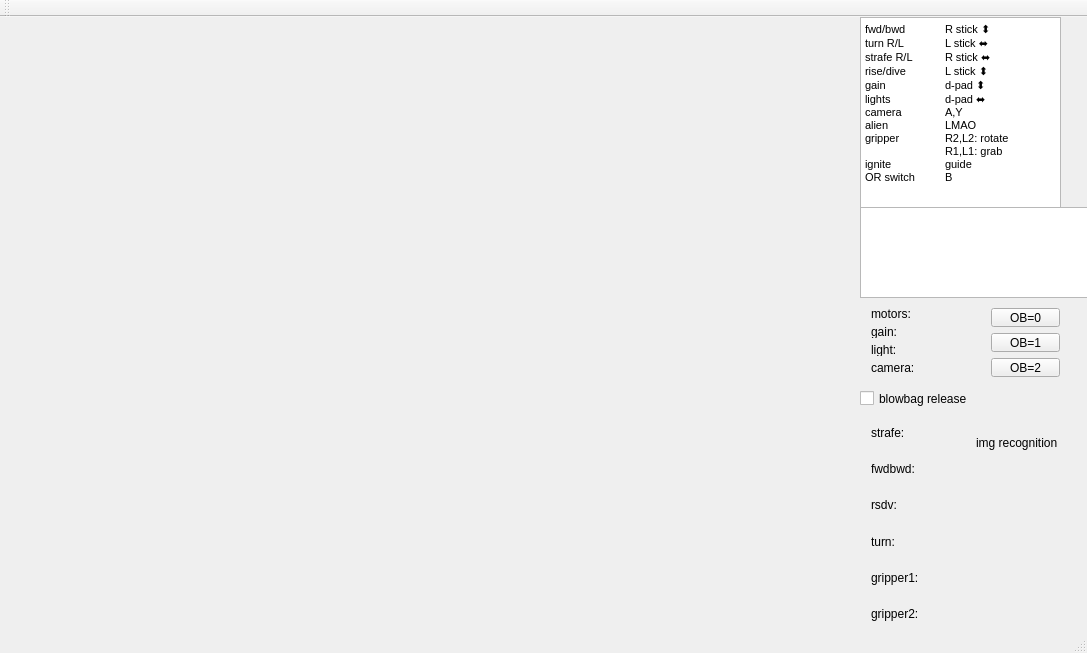
<?xml version="1.0" encoding="UTF-8"?>
<ui version="4.0">
 <class>MainWindow</class>
 <widget class="QMainWindow" name="MainWindow">
  <property name="geometry">
   <rect>
    <x>0</x>
    <y>0</y>
    <width>1087</width>
    <height>653</height>
   </rect>
  </property>
  <property name="windowTitle">
   <string>Graund Statue</string>
  </property>
  <widget class="QWidget" name="centralWidget">
   <widget class="QWidget" name="verticalLayoutWidget">
    <property name="geometry">
     <rect>
      <x>20</x>
      <y>0</y>
      <width>831</width>
      <height>731</height>
     </rect>
    </property>
    <layout class="QGridLayout" name="videoLayout">
     <property name="spacing">
      <number>2</number>
     </property>
    </layout>
   </widget>
   <widget class="QTextBrowser" name="controlsBrowser">
    <property name="geometry">
     <rect>
      <x>860</x>
      <y>0</y>
      <width>201</width>
      <height>191</height>
     </rect>
    </property>
    <property name="html">
     <string>&lt;!DOCTYPE HTML PUBLIC &quot;-//W3C//DTD HTML 4.0//EN&quot; &quot;http://www.w3.org/TR/REC-html40/strict.dtd&quot;&gt;
&lt;html&gt;&lt;head&gt;&lt;meta name=&quot;qrichtext&quot; content=&quot;1&quot; /&gt;&lt;style type=&quot;text/css&quot;&gt;
p, li { white-space: pre-wrap; }
&lt;/style&gt;&lt;/head&gt;&lt;body style=&quot; font-family:'Ubuntu'; font-size:11pt; font-weight:400; font-style:normal;&quot;&gt;
&lt;p style=&quot; margin-top:0px; margin-bottom:0px; margin-left:0px; margin-right:0px; -qt-block-indent:0; text-indent:0px;&quot;&gt;&lt;span style=&quot; font-size:8pt;&quot;&gt;fwd/bwd	R stick ⬍&lt;/span&gt;&lt;/p&gt;
&lt;p style=&quot; margin-top:0px; margin-bottom:0px; margin-left:0px; margin-right:0px; -qt-block-indent:0; text-indent:0px;&quot;&gt;&lt;span style=&quot; font-size:8pt;&quot;&gt;turn R/L	L stick ⬌&lt;/span&gt;&lt;/p&gt;
&lt;p style=&quot; margin-top:0px; margin-bottom:0px; margin-left:0px; margin-right:0px; -qt-block-indent:0; text-indent:0px;&quot;&gt;&lt;span style=&quot; font-size:8pt;&quot;&gt;strafe R/L	R stick ⬌&lt;/span&gt;&lt;/p&gt;
&lt;p style=&quot; margin-top:0px; margin-bottom:0px; margin-left:0px; margin-right:0px; -qt-block-indent:0; text-indent:0px;&quot;&gt;&lt;span style=&quot; font-size:8pt;&quot;&gt;rise/dive	L stick ⬍&lt;/span&gt;&lt;/p&gt;
&lt;p style=&quot; margin-top:0px; margin-bottom:0px; margin-left:0px; margin-right:0px; -qt-block-indent:0; text-indent:0px;&quot;&gt;&lt;span style=&quot; font-size:8pt;&quot;&gt;gain	d-pad ⬍&lt;/span&gt;&lt;/p&gt;
&lt;p style=&quot; margin-top:0px; margin-bottom:0px; margin-left:0px; margin-right:0px; -qt-block-indent:0; text-indent:0px;&quot;&gt;&lt;span style=&quot; font-size:8pt;&quot;&gt;lights	d-pad ⬌&lt;/span&gt;&lt;/p&gt;
&lt;p style=&quot; margin-top:0px; margin-bottom:0px; margin-left:0px; margin-right:0px; -qt-block-indent:0; text-indent:0px;&quot;&gt;&lt;span style=&quot; font-size:8pt;&quot;&gt;camera	A,Y&lt;/span&gt;&lt;/p&gt;
&lt;p style=&quot; margin-top:0px; margin-bottom:0px; margin-left:0px; margin-right:0px; -qt-block-indent:0; text-indent:0px;&quot;&gt;&lt;span style=&quot; font-size:8pt;&quot;&gt;alien	LMAO&lt;/span&gt;&lt;/p&gt;
&lt;p style=&quot; margin-top:0px; margin-bottom:0px; margin-left:0px; margin-right:0px; -qt-block-indent:0; text-indent:0px;&quot;&gt;&lt;span style=&quot; font-size:8pt;&quot;&gt;gripper	R2,L2: rotate&lt;/span&gt;&lt;/p&gt;
&lt;p style=&quot; margin-top:0px; margin-bottom:0px; margin-left:0px; margin-right:0px; -qt-block-indent:0; text-indent:0px;&quot;&gt;&lt;span style=&quot; font-size:8pt;&quot;&gt;	R1,L1: grab&lt;/span&gt;&lt;/p&gt;
&lt;p style=&quot; margin-top:0px; margin-bottom:0px; margin-left:0px; margin-right:0px; -qt-block-indent:0; text-indent:0px;&quot;&gt;&lt;span style=&quot; font-size:8pt;&quot;&gt;ignite	guide&lt;/span&gt;&lt;/p&gt;
&lt;p style=&quot; margin-top:0px; margin-bottom:0px; margin-left:0px; margin-right:0px; -qt-block-indent:0; text-indent:0px;&quot;&gt;&lt;span style=&quot; font-size:8pt;&quot;&gt;OR switch	B&lt;/span&gt;&lt;/p&gt;&lt;/body&gt;&lt;/html&gt;</string>
    </property>
   </widget>
   <widget class="QWidget" name="verticalLayoutWidget_2">
    <property name="geometry">
     <rect>
      <x>860</x>
      <y>280</y>
      <width>111</width>
      <height>88</height>
     </rect>
    </property>
    <layout class="QVBoxLayout" name="verticalLayout">
     <item>
      <widget class="QLabel" name="label_motors">
       <property name="text">
        <string>motors:</string>
       </property>
      </widget>
     </item>
     <item>
      <widget class="QLabel" name="label_gain">
       <property name="text">
        <string>gain:</string>
       </property>
      </widget>
     </item>
     <item>
      <widget class="QLabel" name="label_light">
       <property name="text">
        <string>light:</string>
       </property>
      </widget>
     </item>
     <item>
      <widget class="QLabel" name="label_camera">
       <property name="text">
        <string>camera:</string>
       </property>
      </widget>
     </item>
    </layout>
   </widget>
   <widget class="QWidget" name="verticalLayoutWidget_3">
    <property name="geometry">
     <rect>
      <x>860</x>
      <y>390</y>
      <width>111</width>
      <height>233</height>
     </rect>
    </property>
    <layout class="QVBoxLayout" name="verticalLayout_2">
     <item>
      <widget class="QLabel" name="label_strafe">
       <property name="text">
        <string>strafe:</string>
       </property>
      </widget>
     </item>
     <item>
      <widget class="QLabel" name="label_fwdbwd">
       <property name="text">
        <string>fwdbwd:</string>
       </property>
      </widget>
     </item>
     <item>
      <widget class="QLabel" name="label_rsdv">
       <property name="text">
        <string>rsdv:</string>
       </property>
      </widget>
     </item>
     <item>
      <widget class="QLabel" name="label_turn">
       <property name="text">
        <string>turn:</string>
       </property>
      </widget>
     </item>
     <item>
      <widget class="QLabel" name="label_gripper1">
       <property name="text">
        <string>gripper1:</string>
       </property>
      </widget>
     </item>
     <item>
      <widget class="QLabel" name="label_gripper2">
       <property name="text">
        <string>gripper2:</string>
       </property>
      </widget>
     </item>
    </layout>
   </widget>
   <widget class="QTextBrowser" name="console">
    <property name="geometry">
     <rect>
      <x>860</x>
      <y>190</y>
      <width>256</width>
      <height>91</height>
     </rect>
    </property>
    <property name="html">
     <string>&lt;!DOCTYPE HTML PUBLIC &quot;-//W3C//DTD HTML 4.0//EN&quot; &quot;http://www.w3.org/TR/REC-html40/strict.dtd&quot;&gt;
&lt;html&gt;&lt;head&gt;&lt;meta name=&quot;qrichtext&quot; content=&quot;1&quot; /&gt;&lt;style type=&quot;text/css&quot;&gt;
p, li { white-space: pre-wrap; }
&lt;/style&gt;&lt;/head&gt;&lt;body style=&quot; font-family:'Ubuntu'; font-size:11pt; font-weight:400; font-style:normal;&quot;&gt;
&lt;p style=&quot;-qt-paragraph-type:empty; margin-top:0px; margin-bottom:0px; margin-left:0px; margin-right:0px; -qt-block-indent:0; text-indent:0px;&quot;&gt;&lt;br /&gt;&lt;/p&gt;&lt;/body&gt;&lt;/html&gt;</string>
    </property>
   </widget>
   <widget class="QCheckBox" name="checkBox">
    <property name="geometry">
     <rect>
      <x>860</x>
      <y>370</y>
      <width>151</width>
      <height>23</height>
     </rect>
    </property>
    <property name="text">
     <string>blowbag release</string>
    </property>
   </widget>
   <widget class="QWidget" name="verticalLayoutWidget_4">
    <property name="geometry">
     <rect>
      <x>980</x>
      <y>280</y>
      <width>91</width>
      <height>91</height>
     </rect>
    </property>
    <layout class="QVBoxLayout" name="verticalLayout_3">
     <item>
      <widget class="QPushButton" name="ob0">
       <property name="text">
        <string>OB=0</string>
       </property>
      </widget>
     </item>
     <item>
      <widget class="QPushButton" name="ob1">
       <property name="text">
        <string>OB=1</string>
       </property>
      </widget>
     </item>
     <item>
      <widget class="QPushButton" name="ob2">
       <property name="text">
        <string>OB=2</string>
       </property>
      </widget>
     </item>
    </layout>
   </widget>
   <widget class="QLabel" name="imgRecognition">
    <property name="geometry">
     <rect>
      <x>976</x>
      <y>400</y>
      <width>111</width>
      <height>51</height>
     </rect>
    </property>
    <property name="text">
     <string>img recognition</string>
    </property>
   </widget>
   <zorder>controlsBrowser</zorder>
   <zorder>verticalLayoutWidget</zorder>
   <zorder>verticalLayoutWidget_2</zorder>
   <zorder>verticalLayoutWidget_3</zorder>
   <zorder>console</zorder>
   <zorder>checkBox</zorder>
   <zorder>verticalLayoutWidget_4</zorder>
   <zorder>imgRecognition</zorder>
  </widget>
  <widget class="QMenuBar" name="menuBar">
   <property name="geometry">
    <rect>
     <x>0</x>
     <y>0</y>
     <width>1087</width>
     <height>22</height>
    </rect>
   </property>
  </widget>
  <widget class="QToolBar" name="mainToolBar">
   <attribute name="toolBarArea">
    <enum>TopToolBarArea</enum>
   </attribute>
   <attribute name="toolBarBreak">
    <bool>false</bool>
   </attribute>
  </widget>
  <widget class="QStatusBar" name="statusBar"/>
 </widget>
 <layoutdefault spacing="6" margin="11"/>
 <resources/>
 <connections/>
</ui>
